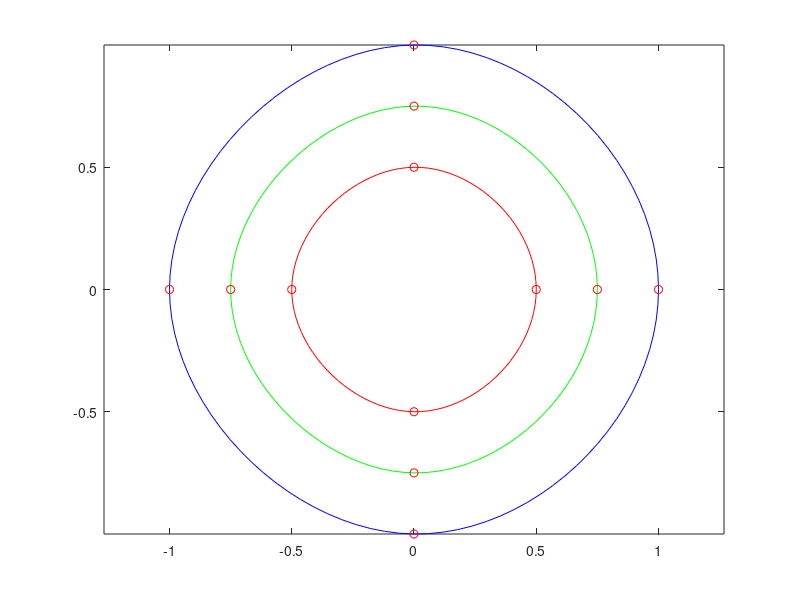

MATLAB code for this plot:
x = pi*[0:.5:2]; 
y = [0  1  0 -1  0  1  0; 
     1  0  1  0 -1  0  1];
y2 = y/2;
y3 = (y+y2)/2;
pp = spline(x,y);
pp2 = spline(x,y2);
yy = ppval(pp, linspace(0,2*pi,101));
yy2 = ppval(pp2, linspace(0,2*pi,101));
plot(yy(1,:),yy(2,:),'-b',y(1,2:5),y(2,2:5),'or')
hold on
plot(yy2(1,:),yy2(2,:),'-r',y2(1,2:5),y2(2,2:5),'or')
plot( (yy(1,:)+yy2(1,:))/2 , (yy(2,:)+yy2(2,:))/2,'-g',y3(1,2:5),y3(2,2:5),'or')
axis equal